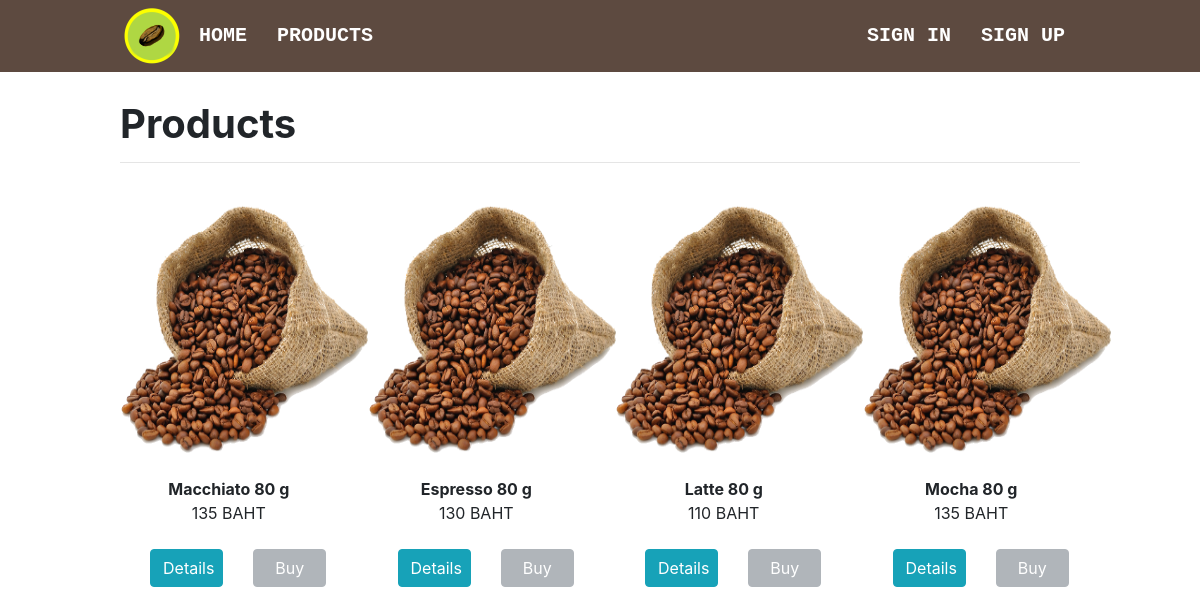
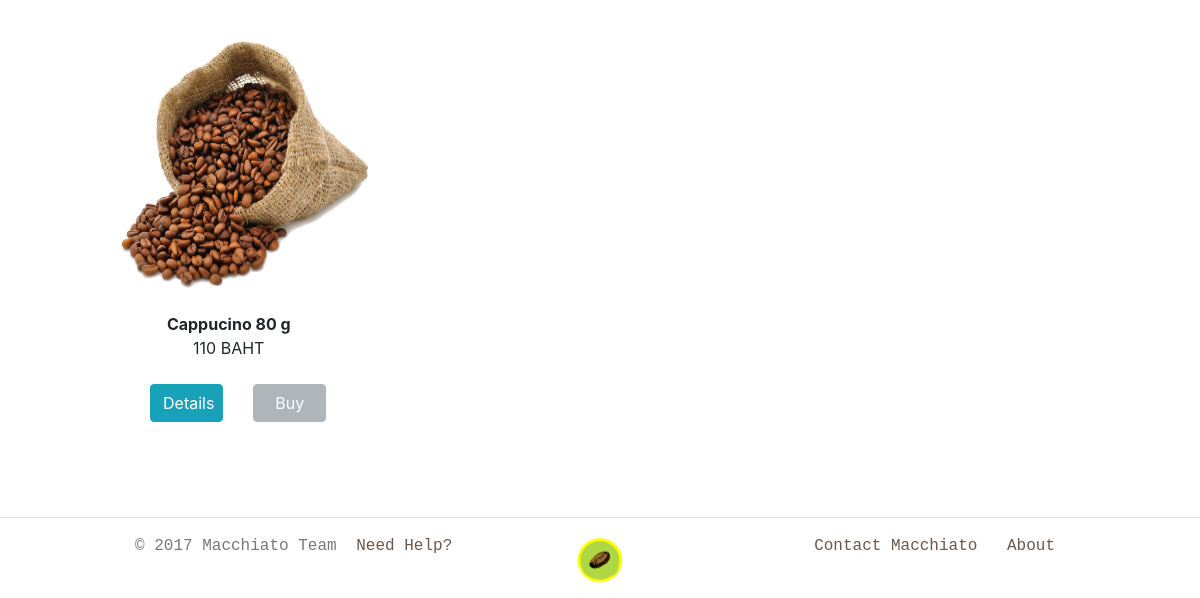
/products/, run on an earlier commit of the app's database (2 pictures, top to bottom).
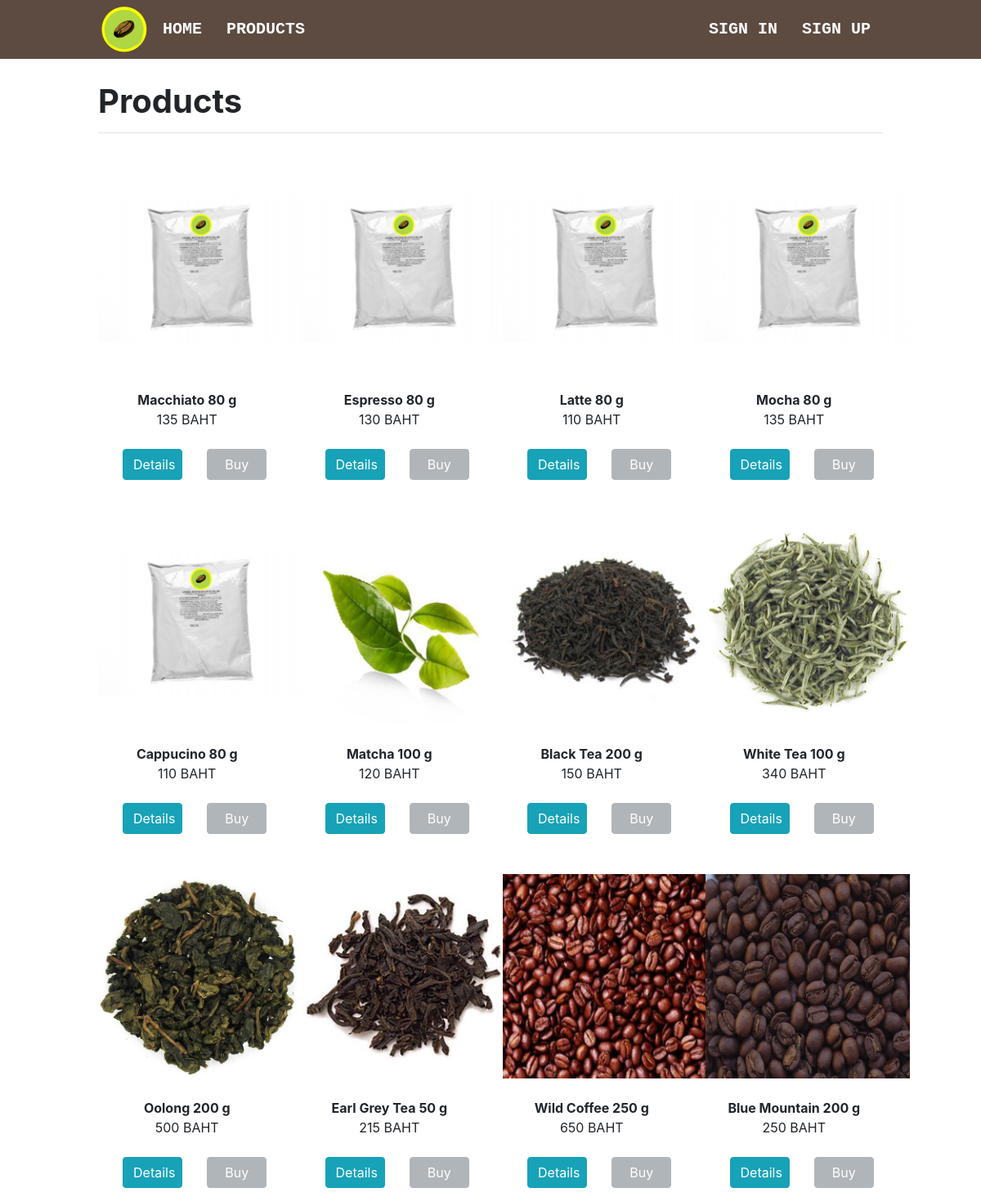
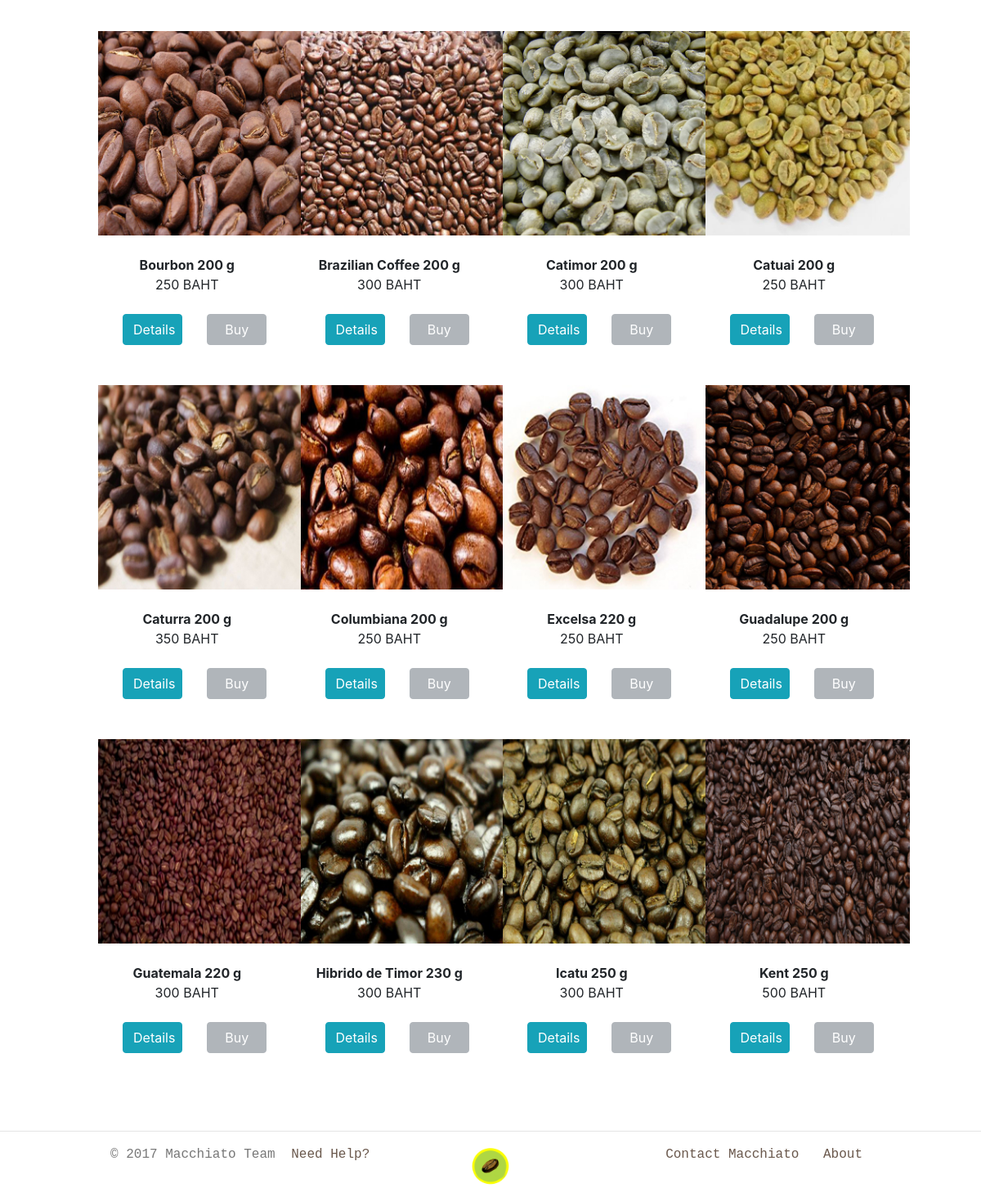
And on a later commit of the database (2 pictures, top to bottom).
### main/models.py (models this page shows, shortened)
class Product(models.Model):
    name = models.CharField(max_length=100)         # Product name
    category = models.CharField(max_length=30)      # Product category: Coffee or Tea
    price = models.IntegerField(default=0)          # Price per piece of product
    stock = models.IntegerField(default=0)          # Stock available of product
    description = models.TextField()                # Product description
    img_url = models.CharField(max_length=200)      # Image file url for showing of product

### main/views.py (the view)
# urls.py: url(r'^products/', views.products_listing, name='products_listing'),
def products_listing(request):
    global current_user
    products = Product.objects.all()
    context = { "current_user": current_user, "products": products }
    return render(request, 'products_listing.html', context)

### main/templates/products_listing.html
{% extends 'base.html' %}
{% block content %}
  <h1><b>Products</b></h1>
  <hr />
  <br />
    <div class="row">
      {% for p in products %}
        <div class="col col-sm-3">
          <center>
            <img src="{{ p.img_url }}" width="250px" height="250px">
            <br /><br />
            <b>{{ p.name }}</b>
            <br />
            {{ p.price }} BAHT
            <br />
          </center>
          <br />
          <div class="row">
            <div class="col col-sm-1">
            </div>
            <div class="col col-sm-5">
              <a class="btn btn-info btn-block" href="{% url 'product_detail' p.id %}">Details</a>
            </div>
            <div class="col col-sm-5">
              {% if current_user.email == "default" %}
                <a class="btn btn-secondary btn-block disabled" href="{% url 'cart' %}">Buy</a>
              {% elif p.stock != 0 %}
                <a class="btn btn-success btn-block" href="{% url 'cart' %}">Buy</a>
              {% else %}
                <a class="btn btn-secondary btn-block disabled" href="{% url 'cart' %}">Buy</a>
              {% endif %}
            </div>
            <div class="col col-sm-1">
            </div>
          </div>
          <br /><br />
        </div>
      {% endfor %}
    </div>
{% endblock %}

### main/templates/base.html (shortened to what this page needs)
<!DOCTYPE html>
{% load static %}
<html>
  <head>
    <link rel="stylesheet" type="text/css" href="{% static 'css/bootstrap/bootstrap-grid.css' %}" />
    <link rel="stylesheet" type="text/css" href="{% static 'css/bootstrap/bootstrap.css' %}" />
    <link rel="stylesheet" type="text/css" href="{% static 'css/bootstrap/bootstrap.min.css' %}" />
    <link rel="stylesheet" type="text/css" href="{% static 'css/templates.css' %}" />
  </head>
  <body>
    <div class="menu-navbar" id="main-menu-navbar">
      {% include '_header.html' %}
    </div>
    <div class="main-content">
      {% block content %}
      {% endblock %}
    </div>
    <hr />
    <div class="row main-footer">
      {% include '_footer.html' %}
    </div>
  </body>
</html>

### main/templates/_header.html
<a id="main-brand-logo" href="{% url 'home' %}"><img src="/static/img/macchiato-logo-64.png" /></a>
<a id="menu-tab-left" href="{% url 'home' %}">HOME</a>
<a id="menu-tab-left" href="{% url 'products_listing' %}">PRODUCTS</a>
<div id="menu-tab-right">
  {% if current_user.email == "default" %}
    <a id="menu-tab-right" href="{% url 'sign_up' %}">SIGN UP</a>
    <a id="menu-tab-right" href="{% url 'sign_in' %}">SIGN IN</a>
  {% else %}
    <a id="menu-tab-right" href="{% url 'sign_out' %}">SIGN OUT</a>
    <a id="menu-tab-right" href="{% url 'cart' %}">CART</a>
    <a id="menu-tab-right" href="{% url 'profile' %}">PROFILE</a>
  {% endif %}
</div>

### main/templates/_footer.html
<div class="col col-sm-5 footer-left">
  © 2017 Macchiato Team
  <a href="{% url 'guide' %}">Need Help?</a>
</div>
<div class="col col-sm-2">
  <a href="{% url 'home' %}"><img src="/static/img/macchiato-logo-64.png" /></a>
</div>
<div class="col col-sm-5 footer-right">
  <a href="{% url 'contact' %}">Contact Macchiato</a>
  <a href="{% url 'about' %}">About</a>
</div>

### main/static/css/templates.css (style rules this page uses)
body { margin: 0px 0px; }
.menu-navbar { background-color: #5d4a40; overflow: hidden; text-align: center; padding: 0% 10%; }
.menu-navbar a { float: left; display: block; color: white !important; text-align: center; padding: 3px 0px; text-decoration: none; font-size: 20px; font-family: "Courier New"; font-weight: bold; }
.menu-navbar a#menu-tab-left { padding: 5px 10px; margin: 16px 5px; }
.menu-navbar a#menu-tab-right { float: right; padding: 5px 10px; margin: 16px 5px; }
.main-footer { position: absolute; width: 100%; color: #777777; background-color: #ffffff; text-align: center; font-family: "Courier New"; font-size: 16px; margin: 0px 0px; padding: 0% 10%; }
.main-footer a { padding: 0px 10px !important; color: #6a584c; }
.main-footer img { height: 80%; width: auto; }
.footer-left { text-align: left !important; }
.footer-right { text-align: right; }
.main-content { margin: 0px 0px !important; padding: 2.5% 10%; }

What changed in the data, as far as the page shows it:
changed Product "Macchiato 80 g": img_url: a different picture
changed Product "Espresso 80 g": img_url: a different picture
changed Product "Latte 80 g": img_url: a different picture
changed Product "Mocha 80 g": img_url: a different picture
changed Product "Cappucino 80 g": img_url: a different picture
added Product: img_url (picture), name "Matcha 100 g", price "120"
added Product: img_url (picture), name "Black Tea 200 g", price "150"
added Product: img_url (picture), name "White Tea 100 g", price "340"
added Product: img_url (picture), name "Oolong 200 g", price "500"
added Product: img_url (picture), name "Earl Grey Tea 50 g", price "215"
added Product: img_url (picture), name "Wild Coffee 250 g", price "650"
added Product: img_url (picture), name "Blue Mountain 200 g", price "250"
added Product: img_url (picture), name "Bourbon 200 g", price "250"
added Product: img_url (picture), name "Brazilian Coffee 200 g", price "300"
added Product: img_url (picture), name "Catimor 200 g", price "300"
added Product: img_url (picture), name "Catuai 200 g", price "250"
added Product: img_url (picture), name "Caturra 200 g", price "350"
added Product: img_url (picture), name "Columbiana 200 g", price "250"
added Product: img_url (picture), name "Excelsa 220 g", price "250"
added Product: img_url (picture), name "Guadalupe 200 g", price "250"
added Product: img_url (picture), name "Guatemala 220 g", price "300"
added Product: img_url (picture), name "Hibrido de Timor 230 g", price "300"
added Product: img_url (picture), name "Icatu 250 g", price "300"
added Product: img_url (picture), name "Kent 250 g", price "500"
